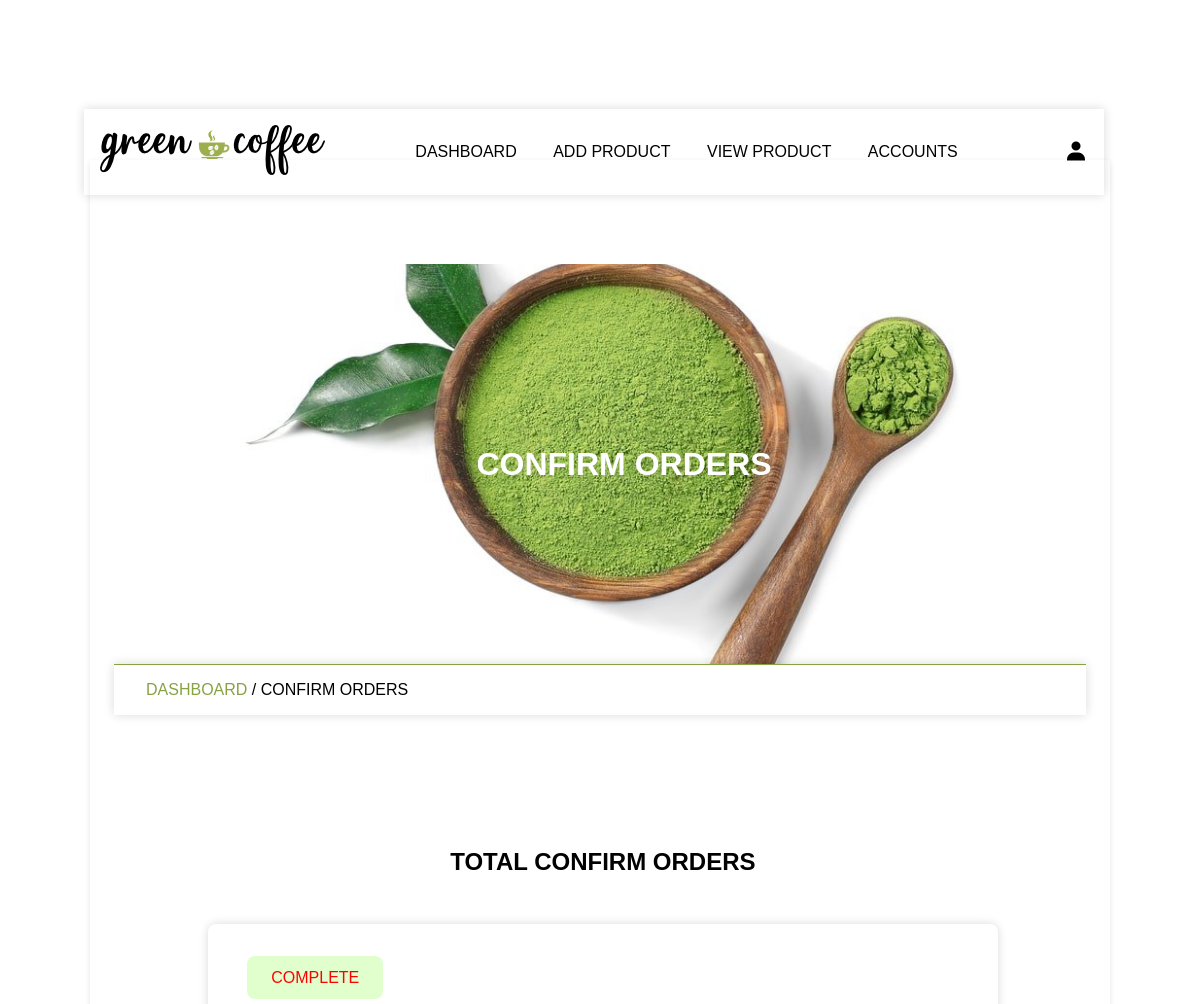
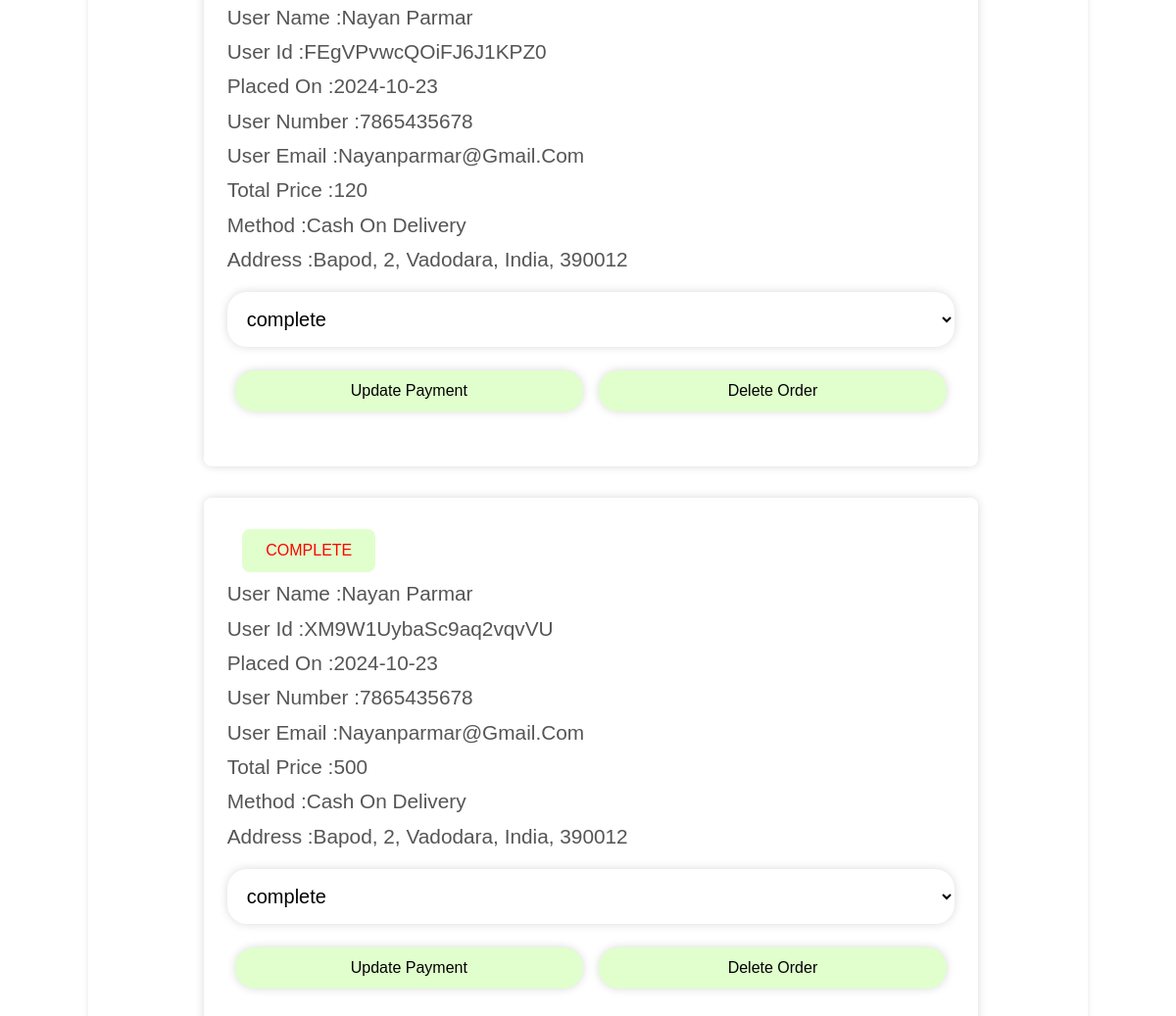
Page /admin/complete_order.php (signed in) on the committed database (2 pictures, top to bottom).
### tables this page shows
CREATE TABLE `orders` (
  `order_id` varchar(20) NOT NULL,
  `user_id` varchar(20) NOT NULL,
  `name` varchar(100) NOT NULL,
  `number` varchar(20) NOT NULL,
  `email` varchar(100) NOT NULL,
  `address` varchar(255) NOT NULL,
  `address_type` varchar(10) NOT NULL,
  `method` varchar(50) NOT NULL,
  `product_id` varchar(20) NOT NULL,
  `price` int(10) NOT NULL,
  `qty` int(10) NOT NULL,
  `date` date NOT NULL,
  `status` varchar(50) NOT NULL,
  `payment_status` varchar(100) NOT NULL
);

### admin/complete_order.php (the view, shortened to what this page needs)
<?php
    include '../components/connect.php';
 ?>
<!DOCTYPE html>
<html>
<head>
    <link href='https://unpkg.com/boxicons@2.1.2/css/boxicons.min.css' rel='stylesheet'>
    <link rel="stylesheet" type="text/css" href="admin_style.css?v=<?php echo time(); ?>">
</head>
<body>
    <?php include '../components/admin_header.php';  ?>
<div class = "main">
    <div class="banner">
        <h1> confirm orders</h1>
     </div>
<div class="title2">
    <a href="dashboard.php">dashboard</a><span> / confirm orders</span>
</div>
    <section class ="order-container">
        <h1 class="heading">total confirm orders</h1>
        <div class="box-container">
            <?php
            $select_orders = $conn->prepare("SELECT * FROM `orders` where status = 'complete' ");
            $select_orders->execute();
            if($select_orders->rowcount() > 0){
                while($fetch_orders = $select_orders->fetch(PDO::FETCH_ASSOC)){
            ?>
            <div class="box">
                <div class="status" style="color: <?php if($fetch_orders['status']=='in progress'){echo"green";}else{echo"red";}?>"><?=$fetch_orders['status']; ?></div>
                <div class="detail">
                    <p>user name :<span><?=$fetch_orders['name']; ?></span></p>
                    <p>user id :<span><?=$fetch_orders['order_id']; ?></span></p>
                    <p>placed on :<span><?=$fetch_orders['date']; ?></span></p>
                    <p>user number :<span><?=$fetch_orders['number']; ?></span></p>
                    <p>user email :<span><?=$fetch_orders['email']; ?></span></p>
                    <p>total price :<span><?=$fetch_orders['price']; ?></span></p>
                    <p>method :<span><?=$fetch_orders['method']; ?></span></p>
                    <p>address :<span><?=$fetch_orders['address']; ?></span></p>
                </div>
                <form action="" method="post">
                    <select name="update_payment">
                        <option value="" selected disabled><?php echo $fetch_orders['payment_status']; ?></option>
                </select>
                <div class="flex-btn">
                    <button type="submit" name="update_order" class="btn">update Payment</button>
                    <button type="submit" name="delete_order" class="btn">delete order</button>
                </div>
                </form>
                </div>
            <?php
            }
        }else{
        echo '
        <div class="empty">
             <p>no order takes placed yet</p>
        </div>
        ';
        }
        ?>
</div>
 </section>
</div>
</body>
</html>

### admin/admin_style.css (style rules this page uses)
* { margin: 0; padding: 0; box-sizing: border-box; }
:root { --green: #87a243; --light-green: #e0ffcd; --box-shadow:0 0 10px rgb(0 0 0 / 15%); }
html { font-size:16px; font-family: sans-serif; --ms-overflow-style:scrollbar; --ms-text-size-adjust:100%; --webkit-text-size-adjust:100%; }
body { background-image: url('./img/body-bg.jpg'); width: 100% }
.main { width: 85vw; background: #fff; box-shadow: 0 2px 6px 0 rgb(0 0 0 / 10%); margin: 1rem auto; margin-top: 10rem; padding: 2%; }
a { text-decoration: none; }
.btn { line-height: 2; background-color: var(--light-green); padding: 5px 35px; display: inline-block; border-radius: 20px; color: #000; text-transform: capitalize; font-family: inherit; font-size:16px; cursor: pointer; user-select: none; position: relative; overflow: hidden; vertical-align: middle; transition: color.3s ease; z-index: 2; }
.btn::before { position: absolute; content: ''; left: 0; top: 0; background: var(--green); color: #fff; height: 100%; width: 0; z-index: -1; transition: width .3s ease; }
input, textarea, button, select { background: transparent; border-radius: 20px; padding: 1rem; border: none; outline: none; width: 100%; margin: 1rem 0; box-shadow: var(--box-shadow); font-size: 20px; }
.box-container { display: grid; grid-template-columns: repeat(auto-fit, minmax(30rem,1fr)); align-items: center; justify-content: center; }
.box-container .box { margin: 1rem; }
.heading { text-align: center; text-transform: uppercase; padding: 1rem; margin-bottom: 1rem; }
section, .post-editor { width: 75vw; min-height: 100vh; border-radius: 10px; padding: 4%; margin: 8% 4%; margin-bottom: 2%; }
.flex-btn { display: flex; justify-content: space-evenly; }
.flex-btn .btn { margin: .5rem; }
.banner { background-image: url(./img/banner.jpg); background-size: cover; background-position: center; background-color: var(--green); width: 100%; height: 50vh; text-align: center; display: flex; justify-content: center; align-items: center; margin-top: 5rem; }
.banner h1 { text-transform: uppercase; color: #fff; margin-left: 3rem; }
.title2 { border-top: 1px solid var(--green); padding: 1rem 2rem ; text-transform: uppercase; box-shadow: var(--box-shadow); }
.title2 a { color: var(--green); }
.order-container .box-container .box { font-size: 1.3rem; box-shadow: var(--box-shadow); border-radius: .5rem; padding:2rem 1.5rem; padding-bottom: 3rem; line-height: 1.7; color: #555; position: relative; }
.order-container .status { position: absolute; left: 5%; text-transform: uppercase; font-size: 1rem; margin-bottom: 1rem; padding: .5rem 1.5rem; display: inline-block; background: var(--light-green); border-radius: .5rem; }
.order-container .detail { margin-top: 3rem; text-transform: capitalize; }

### rows in the picture
orders: status "COMPLETE", name "Nayan Parmar", order_id "FEgVPvwcQOiFJ6J1KPZ0", date "2024-10-23", number "7865435678", email "Nayanparmar@gmail.com", price "120", method "Cash On Delivery", address "Bapod, 2, Vadodara, India, 390012", update_payment "complete"
orders: status "COMPLETE", name "Nayan Parmar", order_id "XM9W1UybaSc9aq2vqvVU", date "2024-10-23", number "7865435678", email "Nayanparmar@gmail.com", price "500", method "Cash On Delivery", address "Bapod, 2, Vadodara, India, 390012", update_payment "complete"
